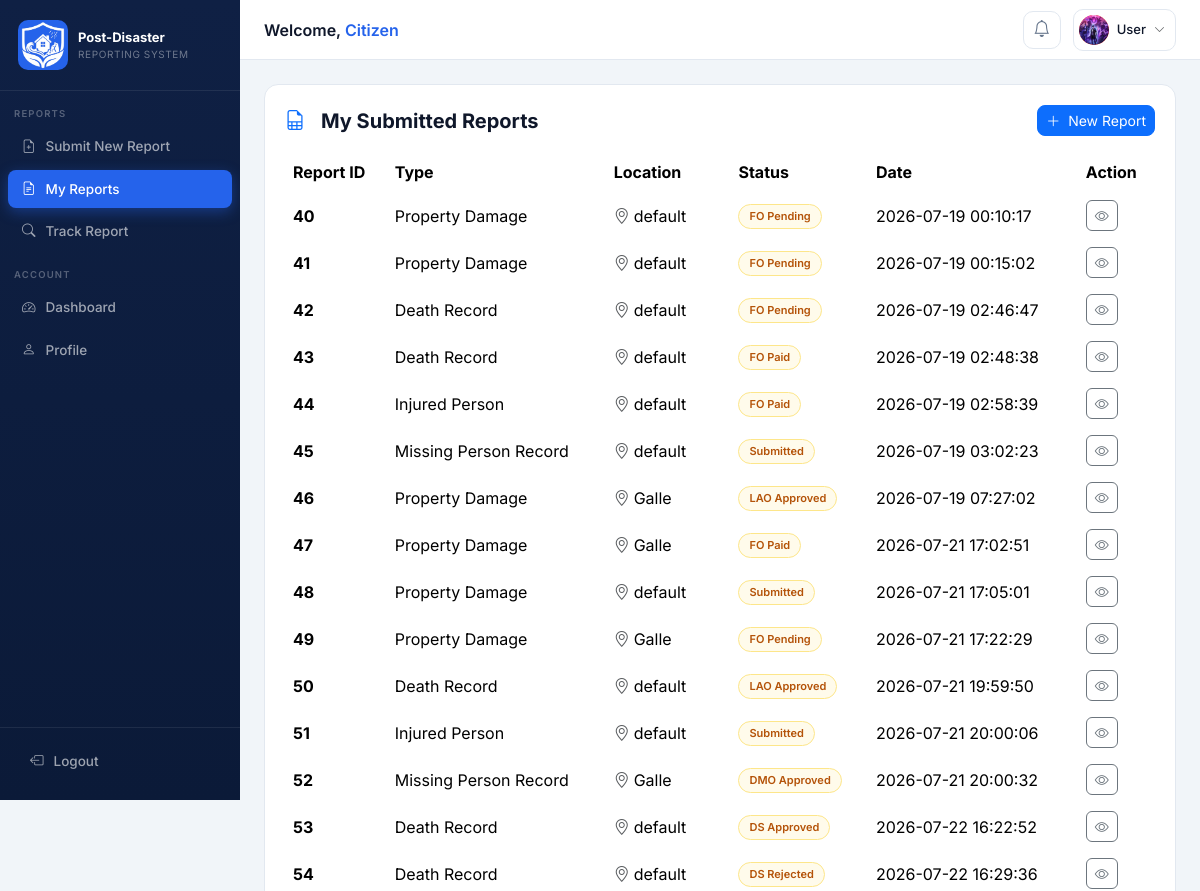
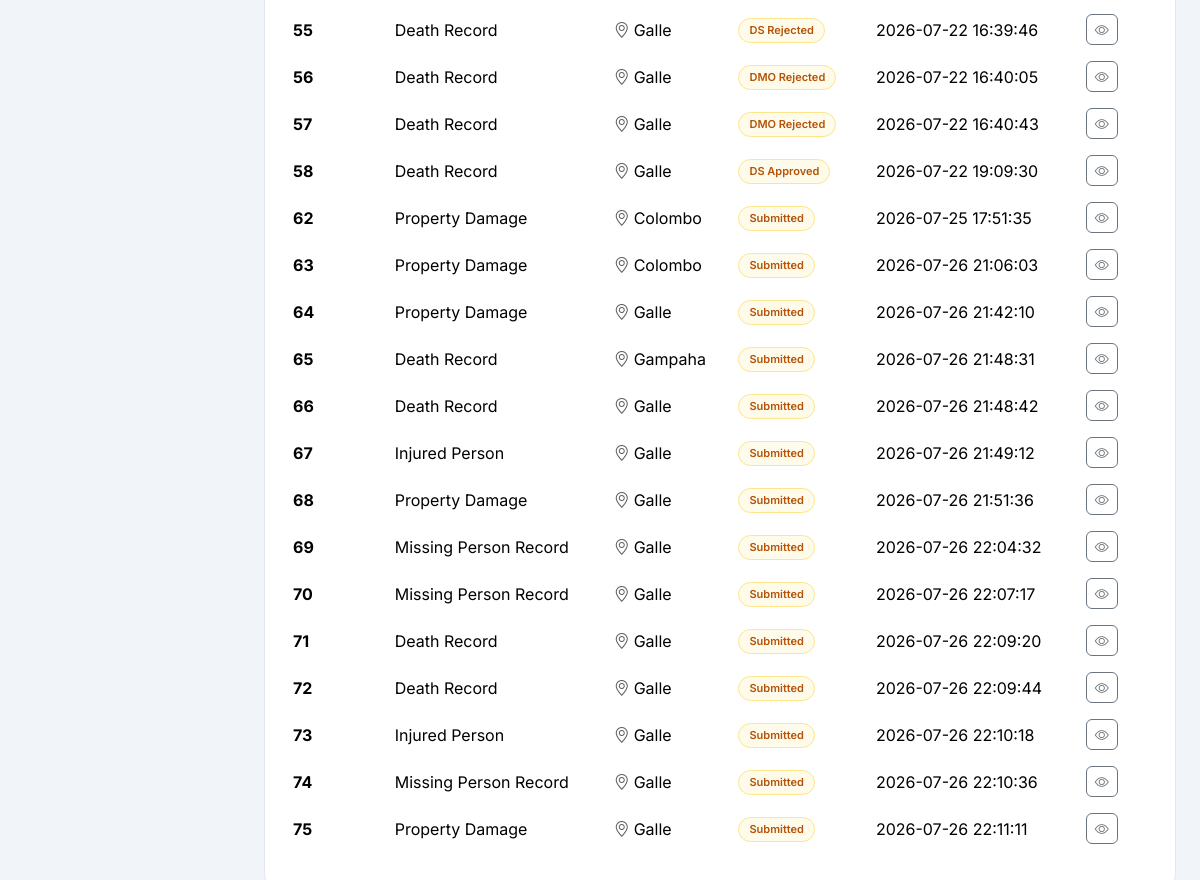
Screenshot of /citizen/CitizenMyReportsForm.php (signed in) with the database file from the repository (2 pictures, top to bottom).
### tables this page shows
CREATE TABLE `users` (
  `User_ID` int(11) NOT NULL,
  `Username` varchar(50) NOT NULL,
  `Password` varchar(255) NOT NULL,
  `Full_Name` varchar(100) NOT NULL,
  `Gender` enum('Male','Female','Other') DEFAULT NULL,
  `NIC` varchar(20) NOT NULL,
  `Email` varchar(100) NOT NULL,
  `Phone_Number` varchar(20) DEFAULT NULL,
  `Address` varchar(255) DEFAULT NULL,
  `Role_ID` int(11) NOT NULL,
  `User_Status` enum('Active','Banned') NOT NULL DEFAULT 'Active',
  `Created_Date` datetime NOT NULL DEFAULT current_timestamp(),
  `Profile_Picture` varchar(255) NOT NULL DEFAULT 'Default.png'
);

CREATE TABLE `disaster_report` (
  `Report_ID` int(11) NOT NULL,
  `User_ID` int(11) NOT NULL,
  `Disaster_Type_ID` int(11) NOT NULL,
  `Report_Type` varchar(50) NOT NULL,
  `Report_Status` enum('Submitted','LAO Approved','LAO Pending','LAO Rejected','DMO Approved','DMO Pending','DMO Rejected','DS Approved','DS Pending','DS Rejected','FO Paid','FO Pending','FO Rejected') NOT NULL DEFAULT 'Submitted',
  `District` varchar(50) NOT NULL,
  `DS_ID` int(11) DEFAULT NULL,
  `Street_Address` text NOT NULL,
  `Description` text DEFAULT NULL,
  `Report_Date` datetime NOT NULL DEFAULT current_timestamp()
);

### classes/User.php (called while the page is built, shortened)
<?php
class User
{
    public function getUserProfilePicture($userID)
    {
        try {
            include '../DBconnection.php';
            $sql = "SELECT Profile_Picture
                    FROM users
                    WHERE User_ID = ?";
            $stmt = mysqli_prepare($con, $sql);
            mysqli_stmt_bind_param($stmt, "i", $userID);
            mysqli_stmt_execute($stmt);
            $result = mysqli_stmt_get_result($stmt);
            if ($result && mysqli_num_rows($result) > 0) {
                $row = mysqli_fetch_assoc($result);
                return $row['Profile_Picture'];
            } else {
                throw new Exception("User not found.");
            }
        } catch (Exception $e) {
            return [
                "success" => false,
                "message" => $e->getMessage()
            ];
        } finally {
            if (isset($stmt)) {
                mysqli_stmt_close($stmt);
            }
            if (isset($con)) {
                mysqli_close($con);
            }
        }
    }
}
?>

### userData.php (called while the page is built, shortened)
<?php
    include_once __DIR__ . '/classes/User.php';
    if(isset($_SESSION['username']))
    {
        if(isset($_SESSION['user_Id']) || $_SESSION['user_Id'] != null)
        {
            $userId = $_SESSION['user_Id'];
        }
        else
        {
            die("unauthorized");
        }
        $userForPic = new User();
        $profilePicResult = $userForPic->getUserProfilePicture($userId);
        $profilePicFile = (is_array($profilePicResult) && isset($profilePicResult['success']) && $profilePicResult['success'] === false)
            ? null
            : $profilePicResult;
    }
    else
    {
         header("Location:LoginForm.php") ;
         exit();
    }
?>

### classes/PropertyDamage.php (called while the page is built, shortened)
<?php
    include '../userData.php';
?>

### citizen/Citizendashboard.php (called while the page is built, shortened)
<?php
    include '../userData.php';
    include '../classes/PropertyDamage.php';
    include '../classes/Citizen.php';
    try
    {
        $query = "SELECT Report_ID, Report_Type, District, Report_Status, Report_Date FROM disaster_report WHERE User_ID = ?";
        $stmt = mysqli_prepare($con, $query);
        mysqli_stmt_bind_param($stmt, "i", $userId);
        mysqli_stmt_execute($stmt);
        $tableResult = mysqli_stmt_get_result($stmt);
    }
    catch(Exception $e)
    {
        error_log($e->getMessage());
        $tableResult = false;
    }
?>

### citizen/CitizenMyReportsForm.php (the view, shortened to what this page needs)
<?php
    include 'Citizendashboard.php';
?>
<!DOCTYPE html>
<html lang="en">
<head>
  <link href="https://cdnjs.cloudflare.com/ajax/libs/bootstrap/5.3.3/css/bootstrap.min.css" rel="stylesheet" />
  <link href="https://cdnjs.cloudflare.com/ajax/libs/bootstrap-icons/1.11.3/font/bootstrap-icons.min.css" rel="stylesheet"/>
  <link href="https://cdnjs.cloudflare.com/ajax/libs/datatables/1.10.21/css/jquery.dataTables.min.css" rel="stylesheet" />
  <link href="../style.css" rel="stylesheet">
</head>
<body>
<nav id="sidebar">
  <div class="sidebar-brand">
    <div class="brand-icon">
        <img src="../pictures/Post-Disaster-Reporting-Logo-Notxt.png" alt="Logo">
    </div>
    <div>
      <div class="brand-title">Post-Disaster</div>
      <div class="brand-sub">Reporting System</div>
    </div>
  </div>
  <div class="nav-section-label">Reports</div>
  <a class="nav-item" <?php echo !empty($isBank) ? 'onclick="newReport()"' : 'href="CitizenProfileForm.php"'; ?>>
   <i class="bi bi-file-earmark-plus"></i> Submit New Report
  </a>
  <a class="nav-item active" href="CitizenMyReportsForm.php">
    <i class="bi bi-file-earmark-text"></i> My Reports
  </a>
  <a class="nav-item" href="CitizenTrackReportForm.php">
    <i class="bi bi-search"></i> Track Report
  </a>
  <div class="nav-section-label">Account</div>
  <a class="nav-item" href="CitizenDashboardForm.php">
    <i class="bi bi-speedometer2"></i> Dashboard
  </a>
  <a class="nav-item" href="CitizenprofileForm.php">
    <i class="bi bi-person"></i> Profile
  </a>
  <div class="sidebar-footer">
    <a class="nav-item" onclick="confirmLogout()">
      <i class="bi bi-box-arrow-left"></i> Logout
    </a>
  </div>
</nav>
<header id="topbar">
  <div class="topbar-title">
    Welcome, <span>Citizen</span>
  </div>
  <button class="notif-btn" onclick="showNotifications()" title="Notifications">
    <i class="bi bi-bell"></i>
  </button>
  <div class="user-pill" onclick="window.location.href='CitizenprofileForm.php';">
      <div class="user-avatar admin-avatar">
          <?php if (!empty($profilePicFile)): ?>
              <img src="../uploads/Profile_Pic/<?php echo htmlspecialchars($profilePicFile); ?>" alt="" style="width:100%;height:100%;object-fit:cover;border-radius:50%;">
          <?php else: ?>
              <i class="bi bi-person-fill"></i>
          <?php endif; ?>
      </div>
      <span class="user-name">User</span>
      <i class="bi bi-chevron-down text-muted" style="font-size:11px"></i>
  </div>
</header>
<main id="main">
  <div class="row g-3 mb-4">
    <div class="col-12">
      <div class="panel">
        <div class="panel-header d-flex justify-content-between align-items-center mb-3">
          <div class="panel-title fs-5 fw-bold">
            <i class="bi bi-file-earmark-spreadsheet me-2 text-primary"></i> My Submitted Reports
          </div>
          <button class="btn btn-primary btn-sm rounded-3" onclick="newReport()">
            <i class="bi bi-plus-lg me-1"></i> New Report
          </button>
        </div>
        <div class="table-responsive">
          <table id="reports-table" class="table table-borderless align-middle" style="width:100%">
            <thead>
              <tr>
                <th>Report ID</th>
                <th>Type</th>
                <th>Location</th>
                <th>Status</th>
                <th>Date</th>
                <th>Action</th>
              </tr>
            </thead>
            <tbody>
            <?php if (isset($tableResult) && $tableResult && mysqli_num_rows($tableResult) > 0): ?>
                <?php while ($row = mysqli_fetch_assoc($tableResult)): ?>
                <tr>
                    <td><strong><?php echo htmlspecialchars($row['Report_ID']); ?></strong></td>
                    <td><?php echo htmlspecialchars($row['Report_Type']); ?></td>
                    <td><i class="bi bi-geo-alt text-muted me-1"></i><?php echo htmlspecialchars($row['District']); ?></td>
                    <td>
                      <span class="badge-status badge-pending">
                        <?php echo htmlspecialchars($row['Report_Status']); ?>
                      </span>
                    </td>
                    <td><?php echo htmlspecialchars($row['Report_Date']); ?></td>
                    <td>
                      <button class="btn btn-sm btn-outline-secondary rounded-2"
                        onclick="viewReport(
                          '<?php echo htmlspecialchars($row['Report_ID']); ?>',
                          '<?php echo htmlspecialchars($row['Report_Type']); ?>',
                          '<?php echo htmlspecialchars($row['District']); ?>',
                          '<?php echo htmlspecialchars($row['Report_Status']); ?>',
                          '<?php echo htmlspecialchars($row['Report_Date']); ?>'
                        )">
                        <i class="bi bi-eye"></i>
                      </button>
                    </td>
                </tr>
                <?php endwhile; ?>
            <?php else: ?>
                <tr>
                    <td colspan="6" class="text-center text-muted py-4">No reports found.</td>
                </tr>
            <?php endif; ?>
            </tbody>
          </table>
        </div>
      </div>
    </div>
  </div>
</main>
</body>
</html>

### style.css (style rules this page uses)
:root { --navy: #0f2044; --accent: #2563eb; --gold: #f59e0b; --emerald: #10b981; --violet: #7c3aed; --rose: #ef4444; --bg: #f1f5f9; --card: #ffffff; --text: #0f172a; --muted: #64748b; --border: #e2e8f0; --role-color: #2563eb; --role-light: #eff6ff; --sidebar-w: 240px; --topbar-h: 60px; }
body { font-family: 'Inter', sans-serif; background: var(--bg); color: var(--text); margin: 0; }
#topbar { position: fixed; top: 0; left: var(--sidebar-w); right: 0; height: var(--topbar-h); background: var(--card); border-bottom: 1px solid var(--border); display: flex; align-items: center; padding: 0 24px; gap: 12px; z-index: 900; }
#main { margin-left: var(--sidebar-w); margin-top: var(--topbar-h); padding: 24px; min-height: calc(100vh - var(--topbar-h)); }
.sidebar-brand { display: flex; align-items: center; gap: 10px; padding: 20px 18px; border-bottom: 1px solid rgba(255,255,255,0.08); }
.brand-icon { width: 50px; height: 50px; background: var(--accent); border-radius: 10px; align:center; }
.brand-icon img { width:100%; }
.brand-title { font-size: 13px; font-weight: 700; color: #fff; }
.brand-sub { font-size: 10px; color: rgba(255,255,255,0.4); text-transform: uppercase; letter-spacing: 0.6px; }
.nav-section-label { padding: 16px 14px 4px; font-size: 9.5px; font-weight: 600; letter-spacing: 1.2px; text-transform: uppercase; color: rgba(255,255,255,0.3); }
.nav-item { display: flex; align-items: center; gap: 10px; padding: 9px 14px; margin: 2px 8px; border-radius: 8px; color: rgba(255,255,255,0.6); font-size: 13.5px; font-weight: 500; cursor: pointer; text-decoration: none; transition: all 0.2s; }
.nav-item.active { color: #fff; background: var(--accent); box-shadow: 0 4px 14px rgba(37,99,235,0.4); }
.sidebar-footer { margin-top: auto; padding: 12px 8px 18px; border-top: 1px solid rgba(255,255,255,0.08); }
.topbar-title { flex: 1; font-size: 16px; font-weight: 600; }
.topbar-title span { color: var(--accent); }
.notif-btn { position: relative; width: 38px; height: 38px; border: 1px solid var(--border); border-radius: 10px; background: transparent; display: flex; align-items: center; justify-content: center; font-size: 17px; color: var(--muted); cursor: pointer; transition: background 0.15s; }
.user-pill { display: flex; align-items: center; gap: 8px; padding: 5px 10px 5px 5px; border: 1px solid var(--border); border-radius: 10px; cursor: pointer; transition: background 0.15s; }
.user-avatar { width: 30px; height: 30px; background: #1a3060; border-radius: 8px; display: flex; align-items: center; justify-content: center; color: #fff; font-size: 13px; }
.user-name { font-size: 13px; font-weight: 500; }
.panel { background: var(--card); border: 1px solid var(--border); border-radius: 14px; padding: 20px; }
.panel-header { display: flex; align-items: center; justify-content: space-between; margin-bottom: 16px; }
.panel-title { font-size: 15px; font-weight: 600; display: flex; align-items: center; gap: 8px; }
.panel-title i { color: var(--muted); }
.badge-status { font-size: 11px; font-weight: 600; padding: 3px 10px; border-radius: 20px; display: inline-block; }
.badge-pending { background: #fffbeb; color: #b45309; border: 1px solid #fde68a; }
#sidebar { position: fixed; top: 0; left: 0; width: var(--sidebar-w); height: 100vh; background: linear-gradient(180deg, var(--navy), #0b1a38); display: flex; flex-direction: column; z-index: 1000; overflow-y: auto; transition: transform 0.3s ease; }
.user-avatar.admin-avatar { background: var(--rose); overflow: hidden; border-radius: 50%; }

### rows the page displays
users: Profile_Picture (picture)
disaster_report: Report_ID "40", Report_Type "Property Damage", District "default", Report_Status "FO Pending", Report_Date "2026-07-19 00:10:17"
disaster_report: Report_ID "41", Report_Type "Property Damage", District "default", Report_Status "FO Pending", Report_Date "2026-07-19 00:15:02"
disaster_report: Report_ID "42", Report_Type "Death Record", District "default", Report_Status "FO Pending", Report_Date "2026-07-19 02:46:47"
disaster_report: Report_ID "43", Report_Type "Death Record", District "default", Report_Status "FO Paid", Report_Date "2026-07-19 02:48:38"
disaster_report: Report_ID "44", Report_Type "Injured Person", District "default", Report_Status "FO Paid", Report_Date "2026-07-19 02:58:39"
disaster_report: Report_ID "45", Report_Type "Missing Person Record", District "default", Report_Status "Submitted", Report_Date "2026-07-19 03:02:23"
disaster_report: Report_ID "46", Report_Type "Property Damage", District "Galle", Report_Status "LAO Approved", Report_Date "2026-07-19 07:27:02"
disaster_report: Report_ID "47", Report_Type "Property Damage", District "Galle", Report_Status "FO Paid", Report_Date "2026-07-21 17:02:51"
disaster_report: Report_ID "48", Report_Type "Property Damage", District "default", Report_Status "Submitted", Report_Date "2026-07-21 17:05:01"
disaster_report: Report_ID "49", Report_Type "Property Damage", District "Galle", Report_Status "FO Pending", Report_Date "2026-07-21 17:22:29"
disaster_report: Report_ID "50", Report_Type "Death Record", District "default", Report_Status "LAO Approved", Report_Date "2026-07-21 19:59:50"
disaster_report: Report_ID "51", Report_Type "Injured Person", District "default", Report_Status "Submitted", Report_Date "2026-07-21 20:00:06"
disaster_report: Report_ID "52", Report_Type "Missing Person Record", District "Galle", Report_Status "DMO Approved", Report_Date "2026-07-21 20:00:32"
disaster_report: Report_ID "53", Report_Type "Death Record", District "default", Report_Status "DS Approved", Report_Date "2026-07-22 16:22:52"
disaster_report: Report_ID "54", Report_Type "Death Record", District "default", Report_Status "DS Rejected", Report_Date "2026-07-22 16:29:36"
disaster_report: Report_ID "55", Report_Type "Death Record", District "Galle", Report_Status "DS Rejected", Report_Date "2026-07-22 16:39:46"
disaster_report: Report_ID "56", Report_Type "Death Record", District "Galle", Report_Status "DMO Rejected", Report_Date "2026-07-22 16:40:05"
disaster_report: Report_ID "57", Report_Type "Death Record", District "Galle", Report_Status "DMO Rejected", Report_Date "2026-07-22 16:40:43"
disaster_report: Report_ID "58", Report_Type "Death Record", District "Galle", Report_Status "DS Approved", Report_Date "2026-07-22 19:09:30"
disaster_report: Report_ID "62", Report_Type "Property Damage", District "Colombo", Report_Status "Submitted", Report_Date "2026-07-25 17:51:35"
disaster_report: Report_ID "63", Report_Type "Property Damage", District "Colombo", Report_Status "Submitted", Report_Date "2026-07-26 21:06:03"
disaster_report: Report_ID "64", Report_Type "Property Damage", District "Galle", Report_Status "Submitted", Report_Date "2026-07-26 21:42:10"
disaster_report: Report_ID "65", Report_Type "Death Record", District "Gampaha", Report_Status "Submitted", Report_Date "2026-07-26 21:48:31"
disaster_report: Report_ID "66", Report_Type "Death Record", District "Galle", Report_Status "Submitted", Report_Date "2026-07-26 21:48:42"
disaster_report: Report_ID "67", Report_Type "Injured Person", District "Galle", Report_Status "Submitted", Report_Date "2026-07-26 21:49:12"
disaster_report: Report_ID "68", Report_Type "Property Damage", District "Galle", Report_Status "Submitted", Report_Date "2026-07-26 21:51:36"
disaster_report: Report_ID "69", Report_Type "Missing Person Record", District "Galle", Report_Status "Submitted", Report_Date "2026-07-26 22:04:32"
disaster_report: Report_ID "70", Report_Type "Missing Person Record", District "Galle", Report_Status "Submitted", Report_Date "2026-07-26 22:07:17"
disaster_report: Report_ID "71", Report_Type "Death Record", District "Galle", Report_Status "Submitted", Report_Date "2026-07-26 22:09:20"
disaster_report: Report_ID "72", Report_Type "Death Record", District "Galle", Report_Status "Submitted", Report_Date "2026-07-26 22:09:44"
disaster_report: Report_ID "73", Report_Type "Injured Person", District "Galle", Report_Status "Submitted", Report_Date "2026-07-26 22:10:18"
disaster_report: Report_ID "74", Report_Type "Missing Person Record", District "Galle", Report_Status "Submitted", Report_Date "2026-07-26 22:10:36"
disaster_report: Report_ID "75", Report_Type "Property Damage", District "Galle", Report_Status "Submitted", Report_Date "2026-07-26 22:11:11"
